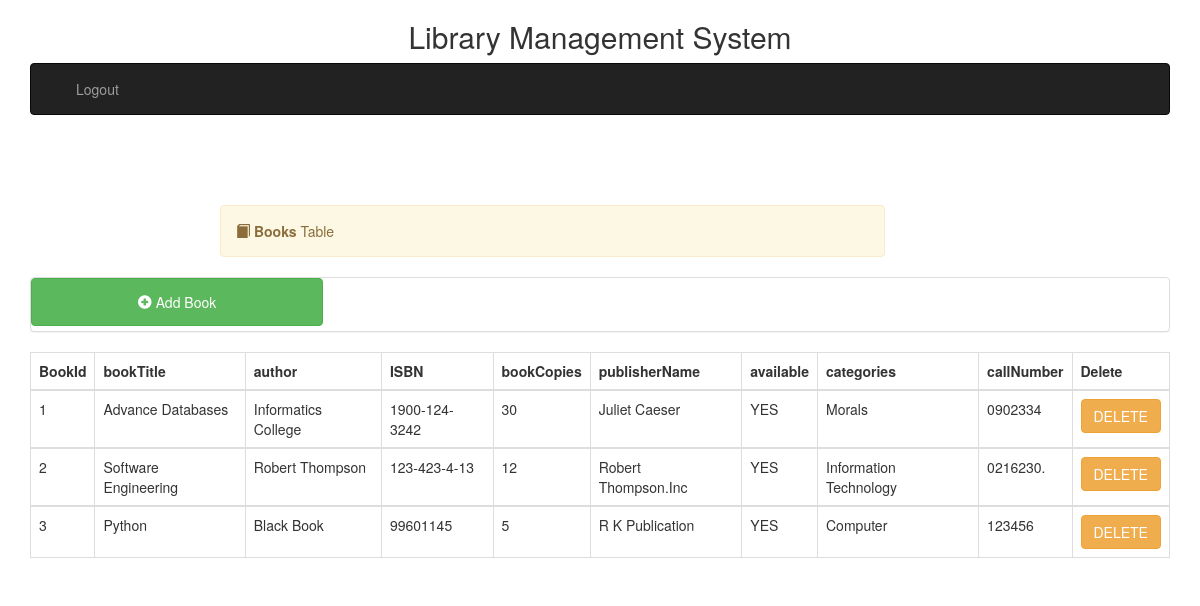
Screenshot of /bookstable.php with the database file from the repository.
### tables this page shows
CREATE TABLE `books` (
  `bookId` int(11) NOT NULL,
  `bookTitle` varchar(150) NOT NULL,
  `author` varchar(60) NOT NULL,
  `ISBN` varchar(30) NOT NULL,
  `bookCopies` varchar(10) NOT NULL,
  `publisherName` varchar(60) NOT NULL,
  `available` varchar(10) NOT NULL,
  `categories` varchar(30) NOT NULL,
  `callNumber` varchar(30) NOT NULL
);

### bookstable.php (the view, shortened to what this page needs)
<?php
require 'includes/db-inc.php';
include "includes/header.php";
?>
<div class="container">
    <?php include "includes/nav.php"; ?>
	<div class="alert alert-warning col-lg-7 col-md-12 col-sm-12 col-xs-12 col-lg-offset-2 col-md-offset-0 col-sm-offset-1 col-xs-offset-0" style="margin-top:70px">
		<span class="glyphicon glyphicon-book"></span>
	    <strong>Books</strong> Table
	</div>
	</div>
	<div class="container">
		<div class="panel panel-default">
		  	<div class="row">
		  	  <a href="addbook.php"><button class="btn btn-success col-lg-3 col-md-4 col-sm-11 col-xs-11 button" style="margin-left: 15px;margin-bottom: 5px"><span class="glyphicon glyphicon-plus-sign"></span> Add Book</button></a>
			  <div class="col-lg-6 col-md-6 col-sm-12 col-xs-12 pull-right">
			  </div>
			</div>
		  </div>
		  <table class="table table-bordered">
	 <thead>
	 <tr>
		 <th>BookId</th>
			  <th>bookTitle</th>
			  <th>author</th>
			  <th>ISBN</th>
			  <th>bookCopies</th>
			  <th>publisherName</th>
			  <th>available</th>
			  <th>categories</th>
			  <th>callNumber</th>
			   <th>Delete</th>
	 </tr>
</thead>
  <?php
if(isset($_POST['search'])){
	$text = sanitize(trim($_POST['text']));
	 $sql = "SELECT * FROM books where BookId = $text ";
	 $query = mysqli_query($conn, $sql);
	 while($row=mysqli_fetch_array($query)){ ?>
		<tbody>
		<td><?php echo $row['bookId']; ?></td>
		<td><?php echo $row['bookTitle']; ?></td>
		<td><?php echo $row['author']; ?></td>
		<td><?php echo $row['ISBN']; ?></td>
		<td><?php echo $row['bookCopies']; ?></td>
		<td><?php echo $row['publisherName']; ?></td>
		<td><?php echo $row['available']; ?></td>
		<td><?php echo $row['categories']; ?></td>
		<td><?php echo $row['callNumber']; ?></td>
		<form method='post' action='bookstable.php'>
		<input type='hidden' value="<?php echo $row['bookId']; ?>" name='id'>
		<td><button name='del' type='submit' value='Delete' class='btn btn-warning' onclick='return Delete()'>DELETE</button></td>
		</form>
		</tbody>
	<?php  }
 }
 else{
	$sql2 = "SELECT * from books";
	$query2 = mysqli_query($conn, $sql2);
	$counter = 1;
	while ($row = mysqli_fetch_array($query2)) { ?>
	<tbody>
		<td><?php echo $counter++; ?></td>
		<td><?php echo $row['bookTitle']; ?></td>
		<td><?php echo $row['author']; ?></td>
		<td><?php echo $row['ISBN']; ?></td>
		<td><?php echo $row['bookCopies']; ?></td>
		<td><?php echo $row['publisherName']; ?></td>
		<td><?php echo $row['available']; ?></td>
		<td><?php echo $row['categories']; ?></td>
		<td><?php echo $row['callNumber']; ?></td>
		<form method='post' action='bookstable.php'>
		<td><button name='del' type='submit' value='Delete' class='btn btn-warning' onclick='return Delete()'>DELETE</button></td>
		</form>
		</tbody>
<?php 	}
 }
 ?>
		   </table>
	  </div>
</body>
</html>

### includes/header.php (shortened to what this page needs)
<!DOCTYPE html>
<html>
<head>
    <link rel="stylesheet" type="text/css" href="css/bootstrap.css">
    <link rel="stylesheet" type="text/css" href="font-awesome-4.7.0/css/font-awesome.css">
    <link rel="stylesheet" type="text/css" href="css/style.css">
    <link rel="stylesheet" type="text/css" href="flickity/flickity.css">
    <link rel="stylesheet" type="text/css" href="css/sweetalert.css">
</head>
<body>

### includes/nav.php (shortened to what this page needs)
		<h2 style="text-align:center;"> Library Management System </h2>
<nav class="navbar navbar-inverse navbar-fixed">
    <div class="container-fluid">
        <div class="collapse navbar-collapse" id="bs-example">
            <ul class="nav navbar-nav">
            <ul class="nav navbar-nav navbar-right">
                <li><a href="logout.php">Logout</a></li>
            </ul>
        </div>
    </div>
</nav>

### css/style.css (style rules this page uses)
body { overflow-x: hidden; }
.alert { margin-top: 40px; }
.button { height: 48px }

### rows the page displays
books: bookTitle "Advance Databases", author "Informatics College", ISBN "1900-124-3242", bookCopies "30", publisherName "Juliet Caeser", available "YES", categories "Morals", callNumber "0902334"
books: bookTitle "Software Engineering", author "Robert Thompson", ISBN "123-423-4-13", bookCopies "12", publisherName "Robert Thompson.Inc", available "YES", categories "Information Technology", callNumber "0216230."
books: bookTitle "Python", author "Black Book", ISBN "99601145", bookCopies "5", publisherName "R K Publication", available "YES", categories "Computer", callNumber "123456"
